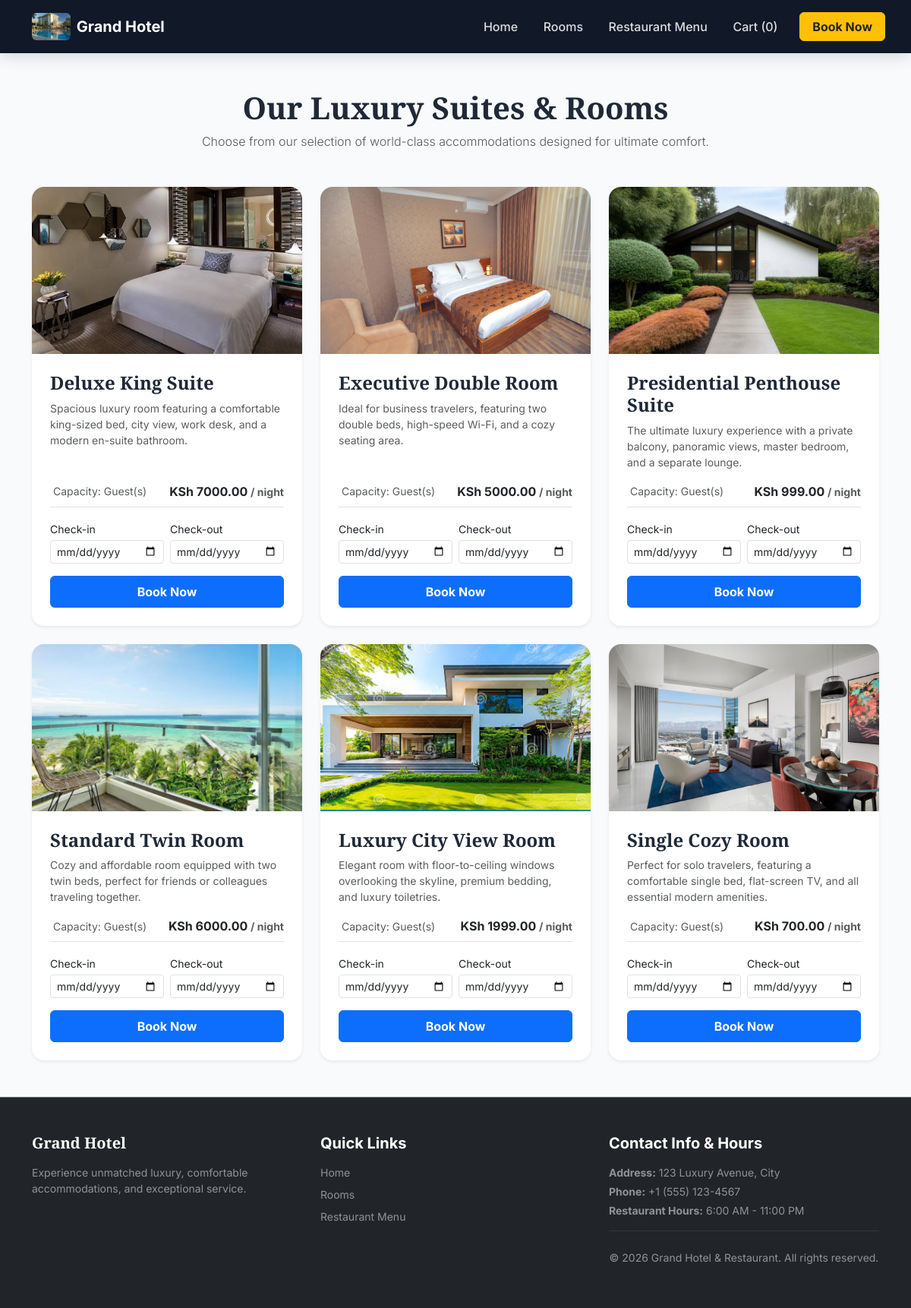
/rooms/, run on the app's committed database.
### bookings/models.py (models this page shows, shortened)
class Room(models.Model):
    name = models.CharField(max_length=150)
    description = models.TextField(blank=True, null=True)
    price = models.DecimalField(max_digits=8, decimal_places=2)
    image = models.ImageField(upload_to='rooms/', blank=True, null=True)

### bookings/views.py (the view)
# urls.py: path('rooms/', views.room_list, name='room_list'),
def room_list(request):
    rooms = Room.objects.all()
    return render(request, 'bookings/room_list.html', {'rooms': rooms})

### bookings/context_processors.py (called while the page is built)
def cart_processor(request):
    cart = request.session.get('cart', {'rooms': {}, 'menu_items': {}})
    rooms_count = len(cart.get('rooms', {}))
    menu_count = len(cart.get('menu_items', {}))
    total_count = rooms_count + menu_count
    return {'cart_count': total_count}

### templates/bookings/room_list.html (shortened to what this page needs)
{% extends 'bookings/base.html' %}
{% load static %}
{% block content %}
<div class="container py-4 py-md-5">
    <div class="text-center mb-4 mb-md-5">
        <h1 class="fw-bold display-6 display-md-5" style="font-family: 'Playfair Display', serif;">Our Luxury Suites & Rooms</h1>
        <p class="text-muted lead fs-6 fs-md-5">Choose from our selection of world-class accommodations designed for ultimate comfort.</p>
    </div>
    <div class="row g-4">
        {% for room in rooms %}
        <div class="col-12 col-md-6 col-lg-4">
            <div class="card h-100 border-0 shadow-sm overflow-hidden rounded-4">
                {% if room.image %}
                <img src="{{ room.image.url }}" class="card-img-top object-fit-cover" alt="{{ room.name }}" style="height: 220px;">
                {% else %}
                <img src="https://images.unsplash.com/photo-1566073771259-6a8506099945" class="card-img-top object-fit-cover" alt="{{ room.name }}" style="height: 220px;">
                {% endif %}
                <div class="card-body d-flex flex-column p-4">
                    <h4 class="card-title fw-bold" style="font-family: 'Playfair Display', serif;">{{ room.name }}</h4>
                    <p class="card-text text-muted small flex-grow-1">{{ room.description }}</p>
                    <div class="d-flex align-items-center justify-content-between mb-3 text-muted small border-bottom pb-2">
                        <span> Capacity: {{ room.capacity }} Guest(s)</span>
                        <span class="fw-bold fs-6 text-dark">KSh {{ room.price }} <small class="text-muted fs-7">/ night</small></span>
                    </div>
                    <form method="POST" action="{% url 'bookings:room_add_to_cart' room.id %}" class="mt-auto">
                        <div class="row g-2 mb-3">
                            <div class="col-6">
                                <label class="form-label small mb-1">Check-in</label>
                                <input type="date" name="check_in" class="form-control form-control-sm" required>
                            </div>
                            <div class="col-6">
                                <label class="form-label small mb-1">Check-out</label>
                                <input type="date" name="check_out" class="form-control form-control-sm" required>
                            </div>
                        </div>
                        <button type="submit" class="btn btn-primary w-100 fw-bold py-2">Book Now</button>
                    </form>
                </div>
            </div>
        </div>
        {% endfor %}
    </div>
</div>
{% endblock %}

### templates/bookings/base.html (shortened to what this page needs)
{% load static %}
<!DOCTYPE html>
<html lang="en">
<head>
    <link href="https://cdn.jsdelivr.net/npm/bootstrap@5.3.0/dist/css/bootstrap.min.css" rel="stylesheet">
    <link rel="stylesheet" href="{% static 'css/main.css' %}">
</head>
<body class="d-flex flex-column min-vh-100">
<nav class="navbar navbar-expand-lg navbar-dark bg-dark sticky-top m-0">
  <div class="container">
    <a class="navbar-brand fw-bold d-flex align-items-center gap-2" href="{% url 'bookings:home' %}">
      <img src="{% static 'images/logo.png' %}" alt="Grand Hotel Logo" height="36" class="rounded">
      <span class="text-white fs-5">Grand Hotel</span>
    </a>
    <div class="collapse navbar-collapse" id="navbarNav">
      <ul class="navbar-nav ms-auto align-items-lg-center gap-2 mt-3 mt-lg-0">
        <li class="nav-item">
          <a class="nav-link" href="{% url 'bookings:home' %}">Home</a>
        </li>
        <li class="nav-item">
          <a class="nav-link" href="{% url 'bookings:room_list' %}">Rooms</a>
        </li>
        <li class="nav-item">
          <a class="nav-link" href="{% url 'bookings:menu_list' %}">Restaurant Menu</a>
        </li>
        <li class="nav-item">
          <a class="nav-link" href="{% url 'bookings:cart_detail' %}">Cart ({{ cart_count|default:0 }})</a>
        </li>
        <li class="nav-item">
          <a class="btn btn-warning text-dark fw-bold w-100 w-lg-auto ms-lg-2" href="{% url 'bookings:room_list' %}">Book Now</a>
        </li>
      </ul>
    </div>
  </div>
</nav>
<main class="flex-grow-1 p-0 m-0">
    {% block content %}
    {% endblock %}
</main>
    <footer class="bg-dark text-white pt-5 pb-3 mt-auto border-top border-secondary">
    <div class="container">
        <div class="row g-4 mb-4">
            <div class="col-lg-4 col-md-6">
                <h5 class="text-white fw-bold mb-3" style="font-family: 'Playfair Display', serif;">Grand Hotel</h5>
                <p class="text-white-50 small">Experience unmatched luxury, comfortable accommodations, and exceptional service.</p>
            </div>
            <div class="col-lg-4 col-md-6">
                <h5 class="text-white fw-bold mb-3">Quick Links</h5>
                <ul class="list-unstyled d-flex flex-column gap-2 small">
                    <li><a href="{% url 'bookings:home' %}" class="text-white-50 text-decoration-none">Home</a></li>
                    <li><a href="{% url 'bookings:room_list' %}" class="text-white-50 text-decoration-none">Rooms</a></li>
                    <li><a href="{% url 'bookings:menu_list' %}" class="text-white-50 text-decoration-none">Restaurant Menu</a></li>
                </ul>
            </div>
                <div class="col-lg-4 col-md-12">
                    <h5 class="text-white fw-bold mb-3">Contact Info & Hours</h5>
                       <p class="text-white-50 small mb-1"><strong>Address:</strong> 123 Luxury Avenue, City</p>
<p class="text-white-50 small mb-1"><strong>Phone:</strong> +1 (555) 123-4567</p>
<p class="text-white-50 small mb-3"><strong>Restaurant Hours:</strong> 6:00 AM - 11:00 PM</p>
<hr class="border-secondary">
<div class="text-center text-white-50 small pt-2">
    <p>&copy; 2026 Grand Hotel & Restaurant. All rights reserved.</p>
</div>
        </div>
    </footer>
</body>
</html>

### static/css/main.css (style rules this page uses)
:root { --primary-gold: #d97706; --primary-gold-hover: #b45309; --dark-bg: #111827; --light-bg: #f8fafc; --text-dark: #1f2937; --text-muted: #6b7280; --font-heading: 'Playfair Display', Georgia, serif; --font-body: 'Inter', system-ui, -apple-system, sans-serif; }
body { font-family: var(--font-body); color: var(--text-dark); background-color: var(--light-bg); margin: 0; padding: 0; overflow-x: hidden; }
main { margin: 0 !important; padding: 0 !important; }
.navbar { min-height: 70px; padding-top: 0.75rem; padding-bottom: 0.75rem; background-color: var(--dark-bg) !important; box-shadow: 0 4px 20px rgba(0, 0, 0, 0.15); z-index: 1030 !important; position: relative; }
.navbar-brand img { max-height: 40px; width: auto; transition: transform 0.3s ease; }
.nav-link { font-weight: 500; color: rgba(255, 255, 255, 0.85) !important; transition: color 0.25s ease-in-out; padding: 0.5rem 0.8rem !important; }
.card { transition: transform 0.3s ease, box-shadow 0.3s ease; border-radius: 12px; }
.card-title { font-family: var(--font-heading); color: var(--text-dark); }

### data on the page
Room: image (picture), name "Deluxe King Suite", description "Spacious luxury room featuring a comfortable king-sized bed, city view, work desk, and a modern en-suite bathroom.", price "7000.00"
Room: image (picture), name "Executive Double Room", description "Ideal for business travelers, featuring two double beds, high-speed Wi-Fi, and a cozy seating area.", price "5000.00"
Room: image (picture), name "Presidential Penthouse Suite", description "The ultimate luxury experience with a private balcony, panoramic views, master bedroom, and a separate lounge.", price "999.00"
Room: image (picture), name "Standard Twin Room", description "Cozy and affordable room equipped with two twin beds, perfect for friends or colleagues traveling together.", price "6000.00"
Room: image (picture), name "Luxury City View Room", description "Elegant room with floor-to-ceiling windows overlooking the skyline, premium bedding, and luxury toiletries.", price "1999.00"
Room: image (picture), name "Single Cozy Room", description "Perfect for solo travelers, featuring a comfortable single bed, flat-screen TV, and all essential modern amenities.", price "700.00"

### other printed values
{{ cart_count|default:0 }} "0"
